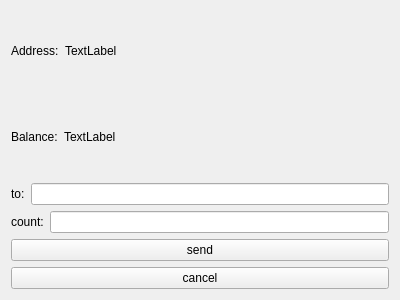
<?xml version="1.0" encoding="UTF-8"?>
<ui version="4.0">
 <class>SendTokensForm</class>
 <widget class="QWidget" name="SendTokensForm">
  <property name="geometry">
   <rect>
    <x>0</x>
    <y>0</y>
    <width>400</width>
    <height>300</height>
   </rect>
  </property>
  <property name="windowTitle">
   <string>Form</string>
  </property>
  <layout class="QVBoxLayout" name="verticalLayout">
   <item>
    <layout class="QHBoxLayout" name="horizontalLayout_4">
     <item>
      <widget class="QLabel" name="label_2">
       <property name="sizePolicy">
        <sizepolicy hsizetype="Minimum" vsizetype="Preferred">
         <horstretch>0</horstretch>
         <verstretch>0</verstretch>
        </sizepolicy>
       </property>
       <property name="text">
        <string>Address:</string>
       </property>
      </widget>
     </item>
     <item>
      <widget class="QLabel" name="addr_label">
       <property name="sizePolicy">
        <sizepolicy hsizetype="Expanding" vsizetype="Preferred">
         <horstretch>0</horstretch>
         <verstretch>0</verstretch>
        </sizepolicy>
       </property>
       <property name="text">
        <string>TextLabel</string>
       </property>
      </widget>
     </item>
    </layout>
   </item>
   <item>
    <layout class="QHBoxLayout" name="horizontalLayout_3">
     <item>
      <widget class="QLabel" name="label">
       <property name="text">
        <string>Balance:</string>
       </property>
      </widget>
     </item>
     <item>
      <widget class="QLabel" name="balance_label">
       <property name="sizePolicy">
        <sizepolicy hsizetype="Expanding" vsizetype="Preferred">
         <horstretch>0</horstretch>
         <verstretch>0</verstretch>
        </sizepolicy>
       </property>
       <property name="text">
        <string>TextLabel</string>
       </property>
      </widget>
     </item>
    </layout>
   </item>
   <item>
    <layout class="QHBoxLayout" name="horizontalLayout">
     <item>
      <widget class="QLabel" name="label_3">
       <property name="text">
        <string>to:</string>
       </property>
      </widget>
     </item>
     <item>
      <widget class="QLineEdit" name="taAddr_lineEdit"/>
     </item>
    </layout>
   </item>
   <item>
    <layout class="QHBoxLayout" name="horizontalLayout_2">
     <item>
      <widget class="QLabel" name="label_4">
       <property name="text">
        <string>count:</string>
       </property>
      </widget>
     </item>
     <item>
      <widget class="QLineEdit" name="count_lineEdit_2"/>
     </item>
    </layout>
   </item>
   <item>
    <widget class="QPushButton" name="send_pushButton">
     <property name="text">
      <string>send</string>
     </property>
    </widget>
   </item>
   <item>
    <widget class="QPushButton" name="cancel_pushButton_2">
     <property name="text">
      <string>cancel</string>
     </property>
    </widget>
   </item>
  </layout>
 </widget>
 <resources/>
 <connections/>
</ui>
